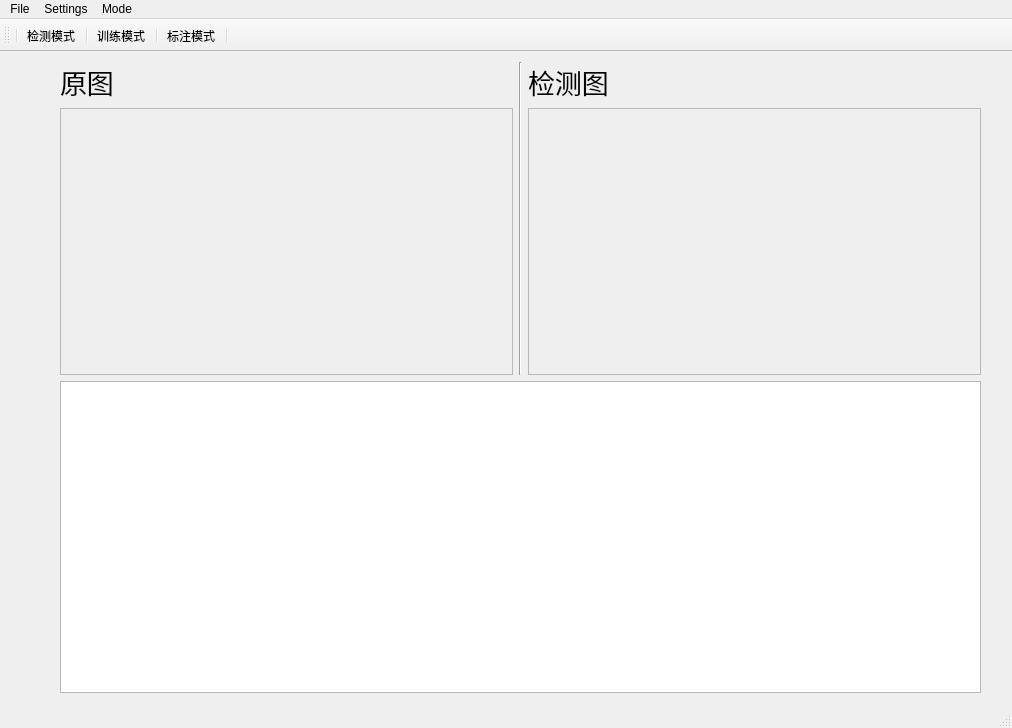
<?xml version="1.0" encoding="UTF-8"?>
<ui version="4.0">
 <class>PicDetectionMainWindow</class>
 <widget class="QMainWindow" name="PicDetectionMainWindow">
  <property name="geometry">
   <rect>
    <x>0</x>
    <y>0</y>
    <width>1012</width>
    <height>728</height>
   </rect>
  </property>
  <property name="font">
   <font>
    <pointsize>9</pointsize>
   </font>
  </property>
  <property name="windowTitle">
   <string>MainWindow</string>
  </property>
  <widget class="QWidget" name="centralwidget">
   <widget class="QWidget" name="layoutWidget">
    <property name="geometry">
     <rect>
      <x>60</x>
      <y>10</y>
      <width>921</width>
      <height>631</height>
     </rect>
    </property>
    <layout class="QVBoxLayout" name="verticalLayout_3">
     <item>
      <layout class="QHBoxLayout" name="horizontalLayout" stretch="6,1,6">
       <item>
        <layout class="QVBoxLayout" name="verticalLayout" stretch="0,0">
         <item>
          <widget class="QLabel" name="label_3">
           <property name="font">
            <font>
             <pointsize>20</pointsize>
            </font>
           </property>
           <property name="text">
            <string>原图</string>
           </property>
          </widget>
         </item>
         <item>
          <widget class="QScrollArea" name="origin_scrollArea">
           <property name="widgetResizable">
            <bool>true</bool>
           </property>
           <widget class="QWidget" name="scrollAreaWidgetContents">
            <property name="geometry">
             <rect>
              <x>0</x>
              <y>0</y>
              <width>442</width>
              <height>269</height>
             </rect>
            </property>
           </widget>
          </widget>
         </item>
        </layout>
       </item>
       <item>
        <widget class="Line" name="line">
         <property name="orientation">
          <enum>Qt::Vertical</enum>
         </property>
        </widget>
       </item>
       <item>
        <layout class="QVBoxLayout" name="verticalLayout_2" stretch="0,0">
         <item>
          <widget class="QLabel" name="label_2">
           <property name="font">
            <font>
             <pointsize>20</pointsize>
            </font>
           </property>
           <property name="text">
            <string>检测图</string>
           </property>
          </widget>
         </item>
         <item>
          <widget class="QScrollArea" name="detection_scrollArea">
           <property name="widgetResizable">
            <bool>true</bool>
           </property>
           <widget class="QWidget" name="scrollAreaWidgetContents_2">
            <property name="geometry">
             <rect>
              <x>0</x>
              <y>0</y>
              <width>442</width>
              <height>269</height>
             </rect>
            </property>
           </widget>
          </widget>
         </item>
        </layout>
       </item>
      </layout>
     </item>
     <item>
      <widget class="QTableView" name="resutView"/>
     </item>
    </layout>
   </widget>
  </widget>
  <widget class="QStatusBar" name="statusbar"/>
  <widget class="QToolBar" name="toolBar">
   <property name="windowTitle">
    <string>toolBar</string>
   </property>
   <attribute name="toolBarArea">
    <enum>TopToolBarArea</enum>
   </attribute>
   <attribute name="toolBarBreak">
    <bool>false</bool>
   </attribute>
   <addaction name="separator"/>
   <addaction name="actionDetection"/>
   <addaction name="separator"/>
   <addaction name="actionTrain"/>
   <addaction name="separator"/>
   <addaction name="actionMark"/>
   <addaction name="separator"/>
  </widget>
  <widget class="QMenuBar" name="menuBar">
   <property name="geometry">
    <rect>
     <x>0</x>
     <y>0</y>
     <width>1012</width>
     <height>24</height>
    </rect>
   </property>
   <widget class="QMenu" name="menuRun">
    <property name="title">
     <string>File</string>
    </property>
    <addaction name="separator"/>
    <addaction name="actionOpen"/>
    <addaction name="separator"/>
    <addaction name="actionrun"/>
   </widget>
   <widget class="QMenu" name="menuSettings">
    <property name="title">
     <string>Settings</string>
    </property>
    <addaction name="separator"/>
    <addaction name="actionpicture_detection"/>
    <addaction name="separator"/>
    <addaction name="actionreal_time_detection"/>
    <addaction name="separator"/>
    <addaction name="actionbatch_detection"/>
   </widget>
   <widget class="QMenu" name="menumode">
    <property name="title">
     <string>Mode</string>
    </property>
    <addaction name="actionmagentic_core"/>
    <addaction name="separator"/>
    <addaction name="actionpocket_mouth_2"/>
    <addaction name="separator"/>
    <addaction name="actionimport"/>
   </widget>
   <addaction name="menuRun"/>
   <addaction name="menuSettings"/>
   <addaction name="menumode"/>
  </widget>
  <action name="actionDetection">
   <property name="text">
    <string>检测模式</string>
   </property>
   <property name="toolTip">
    <string>检测模式</string>
   </property>
   <property name="shortcut">
    <string>Ctrl+D</string>
   </property>
  </action>
  <action name="actionTrain">
   <property name="text">
    <string>训练模式</string>
   </property>
   <property name="toolTip">
    <string>训练模式</string>
   </property>
   <property name="shortcut">
    <string>Ctrl+T</string>
   </property>
  </action>
  <action name="actionMark">
   <property name="text">
    <string>标注模式</string>
   </property>
   <property name="toolTip">
    <string>标注图片</string>
   </property>
   <property name="shortcut">
    <string>Ctrl+M</string>
   </property>
  </action>
  <action name="actionOpen">
   <property name="text">
    <string>open</string>
   </property>
  </action>
  <action name="actionStop">
   <property name="text">
    <string>Stop</string>
   </property>
  </action>
  <action name="actionpicture_detection">
   <property name="text">
    <string>picture detection</string>
   </property>
  </action>
  <action name="actionreal_time_detection">
   <property name="text">
    <string>real-time detection</string>
   </property>
  </action>
  <action name="actionrun">
   <property name="text">
    <string>run</string>
   </property>
  </action>
  <action name="actionbatch_detection">
   <property name="text">
    <string>batch detection</string>
   </property>
  </action>
  <action name="actionmagentic_core">
   <property name="text">
    <string>magentic_core</string>
   </property>
  </action>
  <action name="actionpocket_mouth">
   <property name="text">
    <string>pocket mouth</string>
   </property>
  </action>
  <action name="actionpocket_mouth_2">
   <property name="text">
    <string>pocket mouth</string>
   </property>
  </action>
  <action name="actionimport">
   <property name="text">
    <string>import</string>
   </property>
  </action>
 </widget>
 <resources/>
 <connections/>
</ui>
